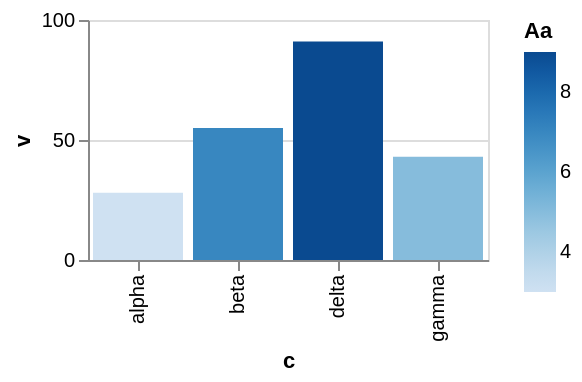

Express this chart as Vega-Lite.
### Vega-Lite specification from a JSON file in a GitHub repository (floating-point values rounded to 4 significant figures)
{"$schema": "https://vega.github.io/schema/vega-lite/v6.json", "width": 200, "height": 120, "data": {"values": [{"c": "alpha", "v": 28, "w": 3, "t": "2024-01-07"}, {"c": "beta", "v": 55, "w": 7, "t": "2024-03-19"}, {"c": "gamma", "v": 43, "w": 5, "t": "2024-06-02"}, {"c": "delta", "v": 91, "w": 9, "t": "2024-09-11"}]}, "mark": {"type": "bar"}, "encoding": {"x": {"field": "c", "type": "nominal"}, "y": {"field": "v", "type": "quantitative"}, "color": {"field": "w", "type": "quantitative", "title": "Aa"}}}
